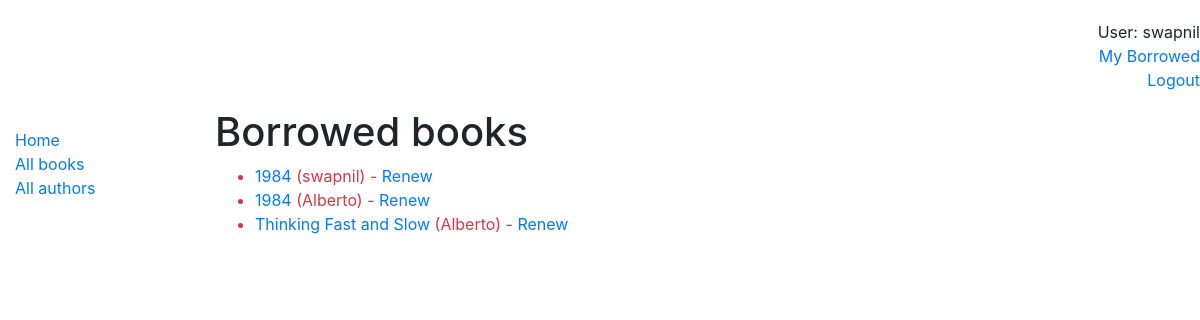
Page /catalog/loanedbooks/ (signed in) on the earlier database version.
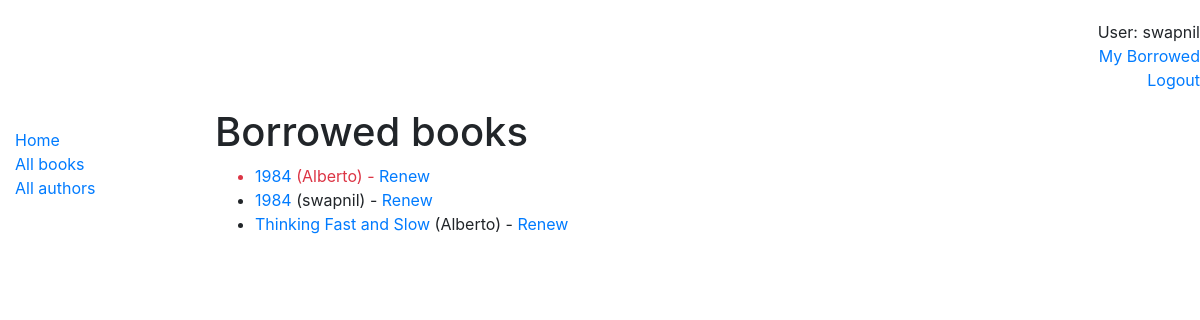
Same page on the later database version.
### catalog/models.py (models this page shows, shortened)
class BookInstance(models.Model):
    id = models.UUIDField(
        primary_key=True,
        default=uuid.uuid4,
        help_text="Unique ID for this particular book across whole library",
    )
    book = models.ForeignKey(Book, on_delete=models.SET_NULL, null=True)
    imprint = models.CharField(max_length=200)
    due_back = models.DateField(null=True, blank=True)
    LOAN_STATUS = (
        ("m", "Maintenance"),
        ("o", "On loan"),
        ("a", "Available"),
        ("r", "Reserved"),
    )
    status = models.CharField(
        max_length=1,
        choices=LOAN_STATUS,
        blank=True,
        default="m",
        help_text="Book availability",
    )
    borrower = models.ForeignKey(User, on_delete=models.SET_NULL, null=True,
                                 blank=True)
    class Meta:
        ordering = ["due_back"]
        permissions = (("can_mark_returned", "Set book as returned"),)
    @property
    def is_overdue(self):
        if self.due_back and date.today() > self.due_back:
            return True
        return False

class Book(models.Model):
    title = models.CharField(max_length=200)
    author = models.ForeignKey("Author", on_delete=models.SET_NULL, null=True)
    summary = models.TextField(
        max_length=1000, help_text="Enter a brief description of the book"
    )
    isbn = models.CharField(
        "ISBN",
        max_length=13,
        help_text="""
        13 Character
        <a href="https://www.isbn-international.org/content/what-isbn">
        ISBN number</a>""",
    )
    genre = models.ManyToManyField(Genre, help_text="Select a genre for this book")
    language = models.ForeignKey("Language", on_delete=models.SET_NULL, null=True)

### catalog/views.py (the view)
# urls.py: path('loanedbooks/', views.LoanedBooksListView.as_view(), name='all-borrowed'),
class LoanedBooksListView(
    LoginRequiredMixin, PermissionRequiredMixin, generic.ListView
):
    model = BookInstance
    template_name = "catalog/bookinstance_list_borrowed_books.html"
    paginate_by = 10
    permission_required = "catalog.can_mark_returned"
    def get_queryset(self):
        return BookInstance.objects.filter(status__exact="o").order_by("due_back")

### catalog/templates/catalog/bookinstance_list_borrowed_books.html
{% extends "base_generic.html" %}
{% block content %}
    <h1>Borrowed books</h1>
    {% if bookinstance_list %}
    <ul>
      {% for bookinst in bookinstance_list %}
      <li class="{% if bookinst.is_overdue %}text-danger{% endif %}">
        <a href="{% url 'book-detail' bookinst.book.pk %}">{{bookinst.book.title}}</a> ({{ bookinst.borrower }}) {% if perms.catalog.can_mark_returned %}- <a href="{% url 'renew-book-librarian' bookinst.id %}">Renew</a>  {% endif %}
      </li>
      {% endfor %}
    </ul>
    {% else %}
      <p>There are no books borrowed.</p>
    {% endif %}
{% endblock %}

### catalog/templates/base_generic.html (shortened to what this page needs)
<!DOCTYPE html>
<html lang="en">
<head>
  <link rel="stylesheet" href="https://stackpath.bootstrapcdn.com/bootstrap/4.1.3/css/bootstrap.min.css">
  {% load static %}
  <link rel="stylesheet" href="{% static 'css/style.css' %}">
</head>
<body>
  <div align="right">
        <ul class="sidebar-nav" >
            {% if user.is_authenticated %}
             <li>User: {{ user.get_username }}</li>
             <li><a href="{% url 'my-borrowed' %}">My Borrowed</a></li>
             <li><a href="{% url 'logout'%}?next={{request.path}}">Logout</a></li>
           {% else %}
             <li><a href="{% url 'login'%}?next={{request.path}}">Login</a></li>
           {% endif %}
        </ul>
  </div>
  <div class="container-fluid">
    <div class="row">
      <div class="col-sm-2">
      {% block sidebar %}
        <ul class="sidebar-nav">
          <li><a href="{% url 'index' %}">Home</a></li>
          <li><a href="{% url 'books' %}">All books</a></li>
          <li><a href="">All authors</a></li>
        </ul>
     {% endblock %}
      </div>
      <div class="col-sm-10 ">
      {% block content %}{% endblock %}
      </div>
    </div>
  </div>
</body>

### catalog/static/css/style.css (style rules this page uses)
.sidebar-nav { margin-top: 20px; padding: 0; list-style: none; }

Differences in the rows shown:
shown differently, row unchanged: BookInstance (number 1 of 3 on the later page): moves up the list
changed BookInstance "swapnil": due_back "2019-10-07" → "2019-11-01" (drawn)
changed BookInstance "Thinking Fast and Slow": due_back "2019-10-22" → "2019-11-21" (drawn)
